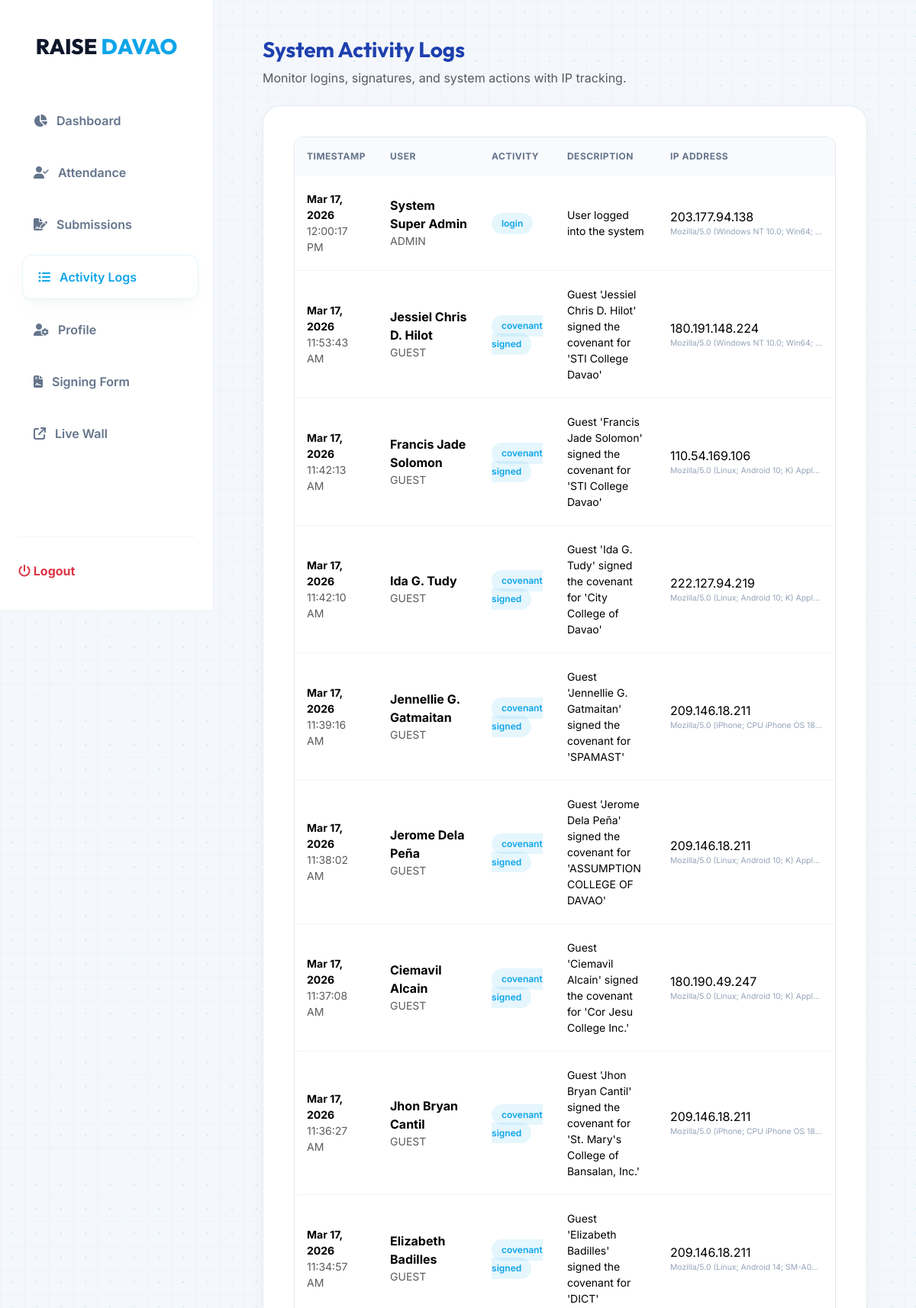
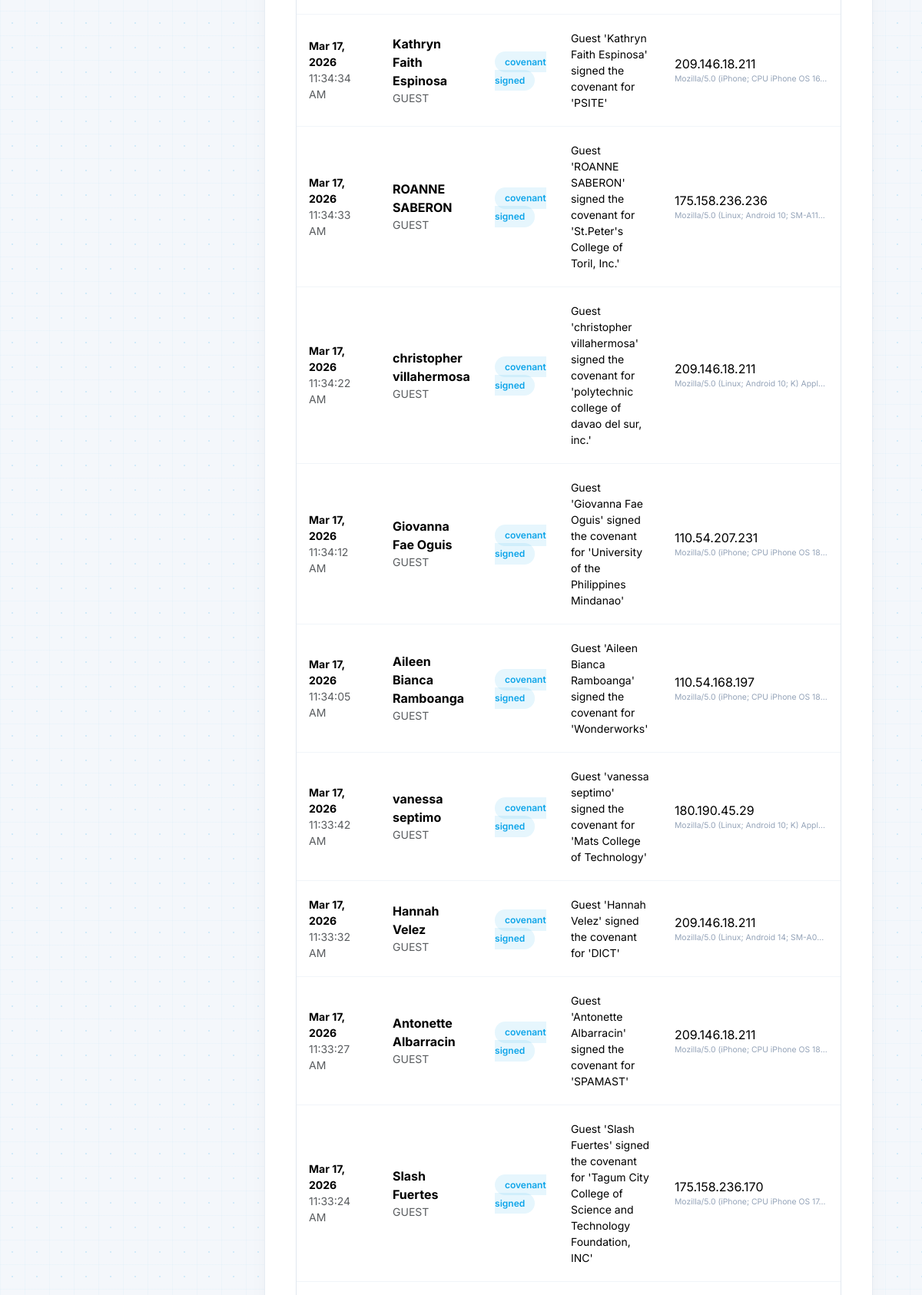
The page /admin/activity_logs.php (signed in, upper part) on the database its author committed (2 pictures, top to bottom).
### tables this page shows
CREATE TABLE `activity_logs` (
  `id` int(11) NOT NULL,
  `user_id` int(11) DEFAULT NULL,
  `guest_name` varchar(150) DEFAULT NULL,
  `activity_type` varchar(100) NOT NULL,
  `description` text DEFAULT NULL,
  `ip_address` varchar(45) DEFAULT NULL,
  `user_agent` text DEFAULT NULL,
  `created_at` timestamp NOT NULL DEFAULT current_timestamp()
);

CREATE TABLE `users` (
  `id` int(11) NOT NULL,
  `full_name` varchar(150) NOT NULL,
  `email` varchar(150) NOT NULL,
  `password` varchar(255) NOT NULL,
  `signature_file` varchar(255) DEFAULT NULL,
  `role` enum('admin','user') DEFAULT 'user',
  `status` enum('active','inactive') DEFAULT 'active',
  `created_at` timestamp NOT NULL DEFAULT current_timestamp()
);

### admin/activity_logs.php (the view, shortened to what this page needs)
<?php
require_once '../includes/auth.php';
$page = isset($_GET['page']) ? (int) $_GET['page'] : 1;
$limit = 20;
$offset = ($page - 1) * $limit;
$stmt = $pdo->prepare("SELECT l.*, u.full_name, u.role
                       FROM activity_logs l
                       LEFT JOIN users u ON l.user_id = u.id
                       ORDER BY l.created_at DESC
                       LIMIT :limit OFFSET :offset");
$stmt->bindValue(':limit', $limit, PDO::PARAM_INT);
$stmt->bindValue(':offset', $offset, PDO::PARAM_INT);
$stmt->execute();
$logs = $stmt->fetchAll();
?>
<!DOCTYPE html>
<html lang="en">
<head>
    <link href="https://cdn.jsdelivr.net/npm/bootstrap@5.3.2/dist/css/bootstrap.min.css" rel="stylesheet">
    <link rel="stylesheet" href="../assets/css/style.css?v=<?php echo filemtime('../assets/css/style.css'); ?>">
    <link rel="stylesheet" href="https://cdnjs.cloudflare.com/ajax/libs/font-awesome/6.4.0/css/all.min.css">
</head>
<body>
    <div class="admin-sidebar" id="adminSidebar">
        <div class="admin-sidebar-logo">
            <span style="color: #0f172a;">RAISE</span> <span style="color: var(--accent-core);">DAVAO</span>
        </div>
        <ul class="nav nav-admin flex-column">
            <li class="nav-item">
                <a href="dashboard" class="nav-link"><i class="fa-solid fa-chart-pie"></i> Dashboard</a>
            </li>
            <li class="nav-item">
                <a href="attendance" class="nav-link"><i class="fa-solid fa-user-check"></i> Attendance</a>
            </li>
            <li class="nav-item">
                <a href="submissions" class="nav-link"><i class="fa-solid fa-file-signature"></i> Submissions</a>
            </li>
            <li class="nav-item">
                <a href="activity_logs" class="nav-link active"><i class="fa-solid fa-list-ul"></i> Activity
                    Logs</a>
            </li>
            <li class="nav-item">
                <a href="edit_profile" class="nav-link"><i class="fa-solid fa-user-cog"></i> Profile</a>
            </li>
            <li class="nav-item">
                <a href="../covenant" class="nav-link" target="_blank"><i class="fa-solid fa-file-contract"></i>
                    Signing Form</a>
            </li>
            <li class="nav-item">
                <a href="../signature-wall" class="nav-link" target="_blank"><i class="fa-solid fa-external-link"></i>
                    Live Wall</a>
            </li>
        </ul>
        <div style="margin-top: auto; padding-top: 2rem; border-top: 1px solid #f1f5f9;">
            <a href="#" onclick="confirmLogout(event)" class="nav-link text-danger fw-bold">
                <i class="fa-solid fa-power-off"></i> Logout
            </a>
        </div>
    </div>
    <div class="admin-content">
        <div class="mb-4">
            <h3 style="font-family: 'Outfit'; font-weight: 700; color: var(--accent-deep);">System Activity Logs</h3>
            <p class="text-muted">Monitor logins, signatures, and system actions with IP tracking.</p>
        </div>
        <div class="table-container">
            <div class="table-responsive">
                <table class="table table-hover align-middle">
                    <thead>
                        <tr>
                            <th>Timestamp</th>
                            <th>User</th>
                            <th>Activity</th>
                            <th>Description</th>
                            <th>IP Address</th>
                        </tr>
                    </thead>
                    <tbody>
                        <?php foreach ($logs as $log): ?>
                            <tr>
                                <td class="small">
                                    <div class="fw-bold">
                                        <?php echo date('M d, Y', strtotime($log['created_at'])); ?>
                                    </div>
                                    <div class="text-muted">
                                        <?php echo date('h:i:s A', strtotime($log['created_at'])); ?>
                                    </div>
                                </td>
                                <td>
                                    <div class="fw-bold">
                                        <?php
                                        if ($log['full_name']) {
                                            echo htmlspecialchars($log['full_name']);
                                        } elseif ($log['guest_name']) {
                                            echo htmlspecialchars($log['guest_name']);
                                        } else {
                                            echo 'System/Unknown';
                                        }
                                        ?>
                                    </div>
                                    <div class="small text-muted text-uppercase">
                                        <?php echo $log['role'] ?? 'GUEST'; ?>
                                    </div>
                                </td>
                                <td>
                                    <span
                                        class="badge-log <?php echo ($log['activity_type'] === 'login') ? 'badge-login' : 'badge-covenant'; ?>">
                                        <?php echo str_replace('_', ' ', $log['activity_type']); ?>
                                    </span>
                                </td>
                                <td class="small">
                                    <?php echo htmlspecialchars($log['description']); ?>
                                </td>
                                <td>
                                    <span class="ip-text">
                                        <?php echo $log['ip_address']; ?>
                                    </span>
                                    <div style="font-size: 0.65rem; color: #94a3b8; max-width: 200px; white-space: nowrap; overflow: hidden; text-overflow: ellipsis;"
                                        title="<?php echo htmlspecialchars($log['user_agent']); ?>">
                                        <?php echo htmlspecialchars($log['user_agent']); ?>
                                    </div>
                                </td>
                            </tr>
                        <?php endforeach; ?>
                    </tbody>
                </table>
            </div>
        </div>
    </div>
</body>
</html>

### assets/css/style.css (style rules this page uses)
:root { --bg-page: #f4f7fb; --bg-doc: #ffffff; --accent-core: #0ea5e9; --accent-deep: #1e40af; --accent-gradient: linear-gradient(135deg, #0ea5e9 0%, #3b82f6 100%); --text-dark: #0f172a; --text-muted: #64748b; --shadow-float: 0 25px 50px -12px rgba(15, 23, 42, 0.1); --shadow-glow: 0 0 20px rgba(14, 165, 233, 0.25); --border-subtle: #e2e8f0; --nav-height: 80px; }
body { background-color: var(--bg-page); background-image: radial-gradient(rgba(14, 165, 233, 0.15) 1.5px, transparent 1.5px), linear-gradient(to right, rgba(14, 165, 233, 0.03) 1px, transparent 1px), linear-gradient(to bottom, rgba(14, 165, 233, 0.03) 1px, transparent 1px); background-size: 32px 32px, 32px 32px, 32px 32px; font-family: 'Inter', sans-serif; color: var(--text-dark); -webkit-font-smoothing: antialiased; min-height: 100vh; }
h1, h2, h3, h4, h5, h6 { font-family: 'Outfit', sans-serif; }
.table-responsive { border-radius: 12px; border: 1px solid var(--border-subtle); }
:root { --admin-bg: #f8fafc; --sidebar-width: 280px; --card-shadow: 0 10px 30px -5px rgba(0, 0, 0, 0.04), 0 4px 6px -2px rgba(0, 0, 0, 0.02); }
.admin-sidebar { width: var(--sidebar-width); background: #ffffff; border-right: 1px solid rgba(226, 232, 240, 0.8); height: 100vh; position: fixed; top: 0; left: 0; padding: 2.5rem 1.5rem; z-index: 1000; display: flex; flex-direction: column; }
.admin-sidebar-logo { font-family: 'Outfit'; font-weight: 800; font-size: 1.75rem; margin-bottom: 3rem; text-align: center; }
.nav-admin .nav-link { color: #64748b; font-weight: 600; border-radius: 12px; padding: 1rem 1.25rem; margin-bottom: 0.75rem; display: flex; align-items: center; gap: 12px; transition: all 0.3s ease; border: none; background: transparent; }
.nav-admin .nav-link:hover, .nav-admin .nav-link.active { background: #f1f5f9 !important; color: var(--accent-core) !important; transform: translateX(5px); }
.nav-admin .nav-link.active { background: white !important; box-shadow: var(--card-shadow); border: 1px solid rgba(14, 165, 233, 0.1) !important; }
.admin-content { margin-left: var(--sidebar-width); padding: 3rem 4rem; min-height: 100vh; }
.table-container { background: white; border-radius: 24px; padding: 2.5rem; border: 1px solid rgba(226, 232, 240, 0.8); box-shadow: var(--card-shadow); }
.table thead th { background: #f8fafc; padding: 1rem; font-size: 0.75rem; font-weight: 700; text-transform: uppercase; letter-spacing: 0.5px; color: #64748b; border: none; }
.table tbody td { padding: 1.25rem 1rem; vertical-align: middle; border-bottom: 1px solid #f1f5f9; }
.badge-type, .badge-log { background: rgba(14, 165, 233, 0.1); color: var(--accent-core); padding: 0.4rem 0.8rem; border-radius: 20px; font-size: 0.75rem; font-weight: 600; }

### rows shown on the page
activity_logs: created_at "Mar 17, 2026", created_at "12:00:17 PM", user.full_name "System Super Admin", user.role "ADMIN", activity_type "login", description "User logged into the system", ip_address "203.177.94.138", user_agent "Mozilla/5.0 (Windows NT 10.0; Win64;…"
activity_logs: created_at "Mar 17, 2026", created_at "11:53:43 AM", guest_name "Jessiel Chris D. Hilot", role "GUEST", activity_type "covenant signed", description "Guest 'Jessiel Chris D. Hilot' signed the covenant for 'STI College Davao'", ip_address "180.191.148.224", user_agent "Mozilla/5.0 (Windows NT 10.0; Win64;…"
activity_logs: created_at "Mar 17, 2026", created_at "11:42:13 AM", guest_name "Francis Jade Solomon", role "GUEST", activity_type "covenant signed", description "Guest 'Francis Jade Solomon' signed the covenant for 'STI College Davao'", ip_address "110.54.169.106", user_agent "Mozilla/5.0 (Linux; Android 10; K) Appl…"
activity_logs: created_at "Mar 17, 2026", created_at "11:42:10 AM", guest_name "Ida G. Tudy", role "GUEST", activity_type "covenant signed", description "Guest 'Ida G. Tudy' signed the covenant for 'City College of Davao'", ip_address "222.127.94.219", user_agent "Mozilla/5.0 (Linux; Android 10; K) Appl…"
activity_logs: created_at "Mar 17, 2026", created_at "11:39:16 AM", guest_name "Jennellie G. Gatmaitan", role "GUEST", activity_type "covenant signed", description "Guest 'Jennellie G. Gatmaitan' signed the covenant for 'SPAMAST'", ip_address "209.146.18.211", user_agent "Mozilla/5.0 (iPhone; CPU iPhone OS 18…"
activity_logs: created_at "Mar 17, 2026", created_at "11:38:02 AM", guest_name "Jerome Dela Peña", role "GUEST", activity_type "covenant signed", description "Guest 'Jerome Dela Peña' signed the covenant for 'ASSUMPTION COLLEGE OF DAVAO'", ip_address "209.146.18.211", user_agent "Mozilla/5.0 (Linux; Android 10; K) Appl…"
activity_logs: created_at "Mar 17, 2026", created_at "11:37:08 AM", guest_name "Ciemavil Alcain", role "GUEST", activity_type "covenant signed", description "Guest 'Ciemavil Alcain' signed the covenant for 'Cor Jesu College Inc.'", ip_address "180.190.49.247", user_agent "Mozilla/5.0 (Linux; Android 10; K) Appl…"
activity_logs: created_at "Mar 17, 2026", created_at "11:36:27 AM", guest_name "Jhon Bryan Cantil", role "GUEST", activity_type "covenant signed", description "Guest 'Jhon Bryan Cantil' signed the covenant for 'St. Mary's College of Bansalan, Inc.'", ip_address "209.146.18.211", user_agent "Mozilla/5.0 (iPhone; CPU iPhone OS 18…"
activity_logs: created_at "Mar 17, 2026", created_at "11:34:57 AM", guest_name "Elizabeth Badilles", role "GUEST", activity_type "covenant signed", description "Guest 'Elizabeth Badilles' signed the covenant for 'DICT'", ip_address "209.146.18.211", user_agent "Mozilla/5.0 (Linux; Android 14; SM-A0…"
activity_logs: created_at "Mar 17, 2026", created_at "11:34:34 AM", guest_name "Kathryn Faith Espinosa", role "GUEST", activity_type "covenant signed", description "Guest 'Kathryn Faith Espinosa' signed the covenant for 'PSITE'", ip_address "209.146.18.211", user_agent "Mozilla/5.0 (iPhone; CPU iPhone OS 16…"
activity_logs: created_at "Mar 17, 2026", created_at "11:34:33 AM", guest_name "ROANNE SABERON", role "GUEST", activity_type "covenant signed", description "Guest 'ROANNE SABERON' signed the covenant for 'St.Peter's College of Toril, Inc.'", ip_address "175.158.236.236", user_agent "Mozilla/5.0 (Linux; Android 10; SM-A11…"
activity_logs: created_at "Mar 17, 2026", created_at "11:34:22 AM", guest_name "christopher villahermosa", role "GUEST", activity_type "covenant signed", description "Guest 'christopher villahermosa' signed the covenant for 'polytechnic college of davao del sur, inc.'", ip_address "209.146.18.211", user_agent "Mozilla/5.0 (Linux; Android 10; K) Appl…"
activity_logs: created_at "Mar 17, 2026", created_at "11:34:12 AM", guest_name "Giovanna Fae Oguis", role "GUEST", activity_type "covenant signed", description "Guest 'Giovanna Fae Oguis' signed the covenant for 'University of the Philippines Mindanao'", ip_address "110.54.207.231", user_agent "Mozilla/5.0 (iPhone; CPU iPhone OS 18…"
activity_logs: created_at "Mar 17, 2026", created_at "11:34:05 AM", guest_name "Aileen Bianca Ramboanga", role "GUEST", activity_type "covenant signed", description "Guest 'Aileen Bianca Ramboanga' signed the covenant for 'Wonderworks'", ip_address "110.54.168.197", user_agent "Mozilla/5.0 (iPhone; CPU iPhone OS 18…"
activity_logs: created_at "Mar 17, 2026", created_at "11:33:42 AM", guest_name "vanessa septimo", role "GUEST", activity_type "covenant signed", description "Guest 'vanessa septimo' signed the covenant for 'Mats College of Technology'", ip_address "180.190.45.29", user_agent "Mozilla/5.0 (Linux; Android 10; K) Appl…"
activity_logs: created_at "Mar 17, 2026", created_at "11:33:32 AM", guest_name "Hannah Velez", role "GUEST", activity_type "covenant signed", description "Guest 'Hannah Velez' signed the covenant for 'DICT'", ip_address "209.146.18.211", user_agent "Mozilla/5.0 (Linux; Android 14; SM-A0…"
activity_logs: created_at "Mar 17, 2026", created_at "11:33:27 AM", guest_name "Antonette Albarracin", role "GUEST", activity_type "covenant signed", description "Guest 'Antonette Albarracin' signed the covenant for 'SPAMAST'", ip_address "209.146.18.211", user_agent "Mozilla/5.0 (iPhone; CPU iPhone OS 18…"
activity_logs: created_at "Mar 17, 2026", created_at "11:33:24 AM", guest_name "Slash Fuertes", role "GUEST", activity_type "covenant signed", description "Guest 'Slash Fuertes' signed the covenant for 'Tagum City College of Science and Technology Foundation, INC'", ip_address "175.158.236.170", user_agent "Mozilla/5.0 (iPhone; CPU iPhone OS 17…"
